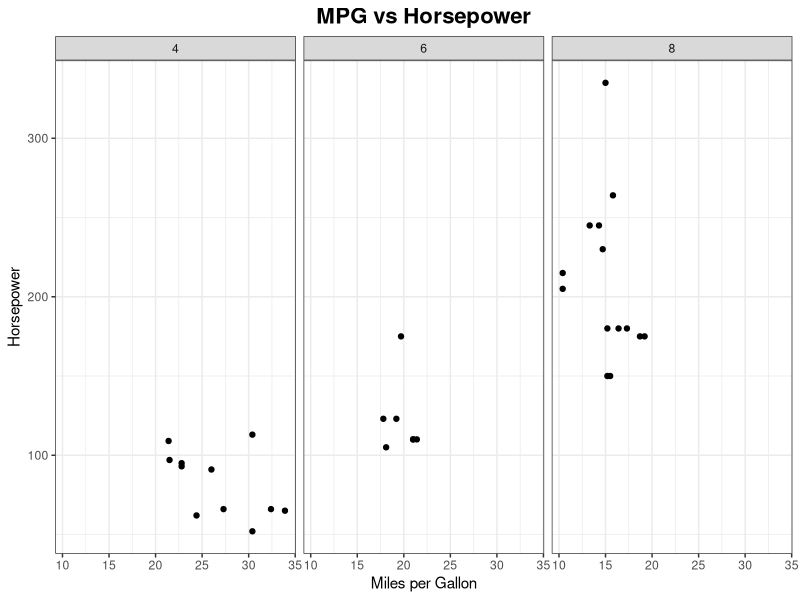
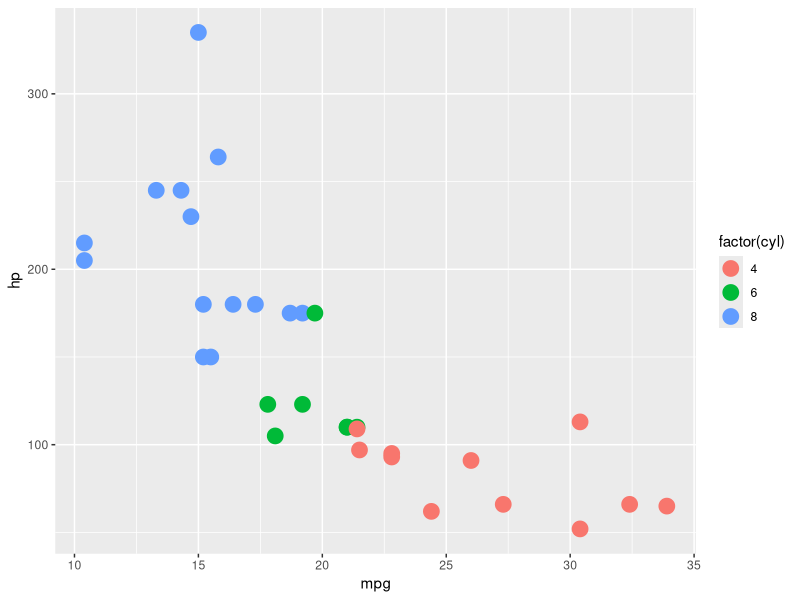
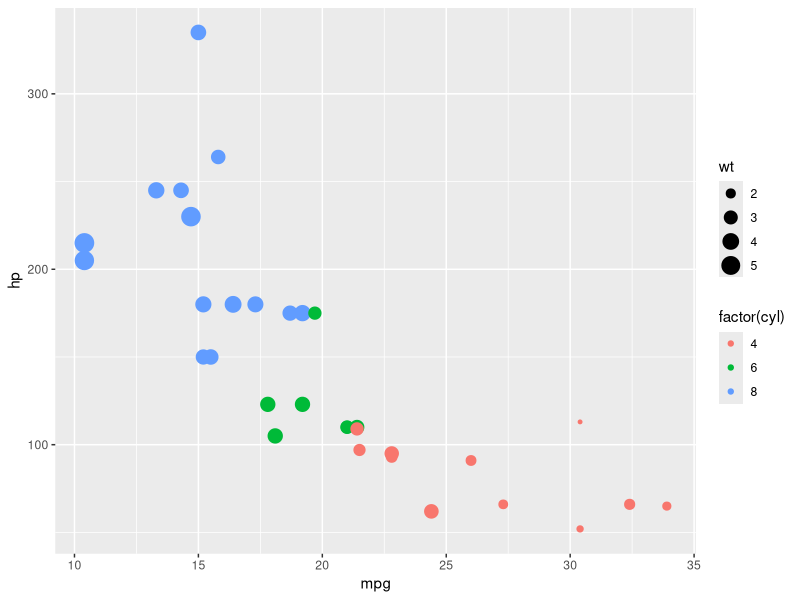
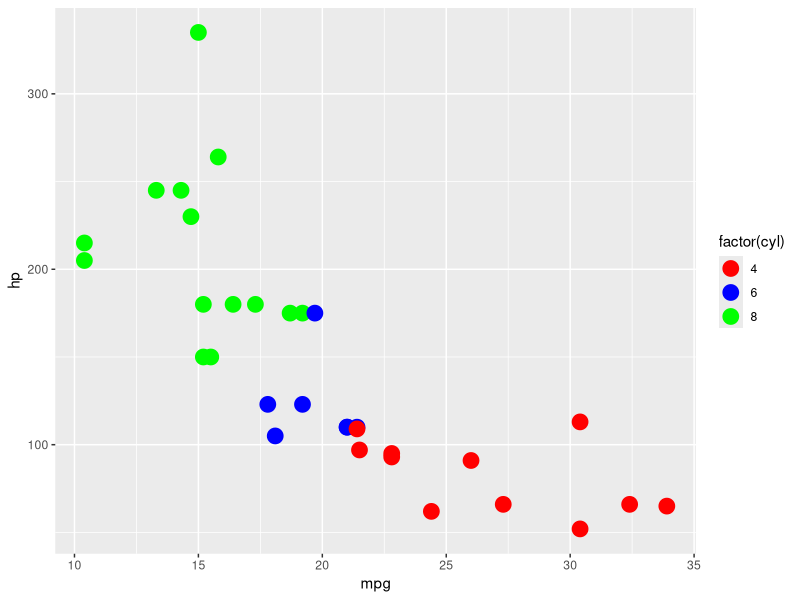
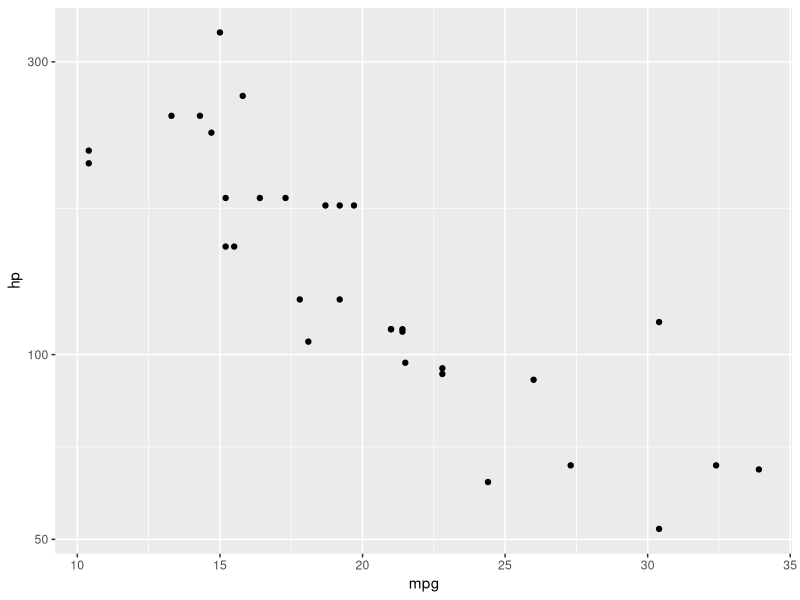
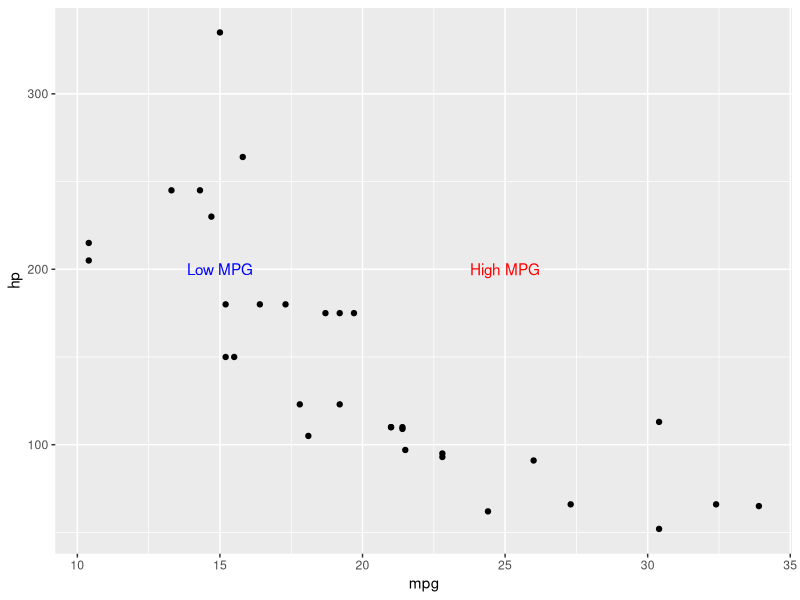
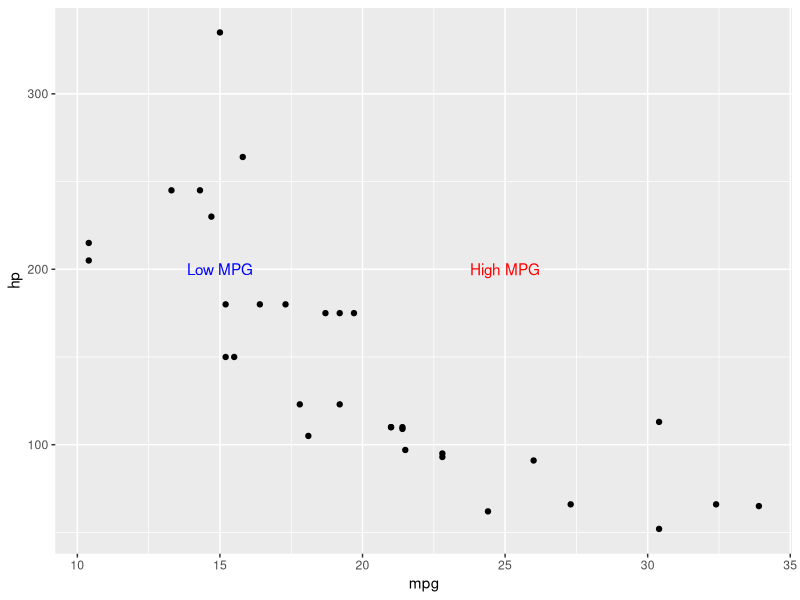

Write R code to recreate these figures, in order.
# Advanced Data Visualization with the ggplot2 Library



# 1. Introduction to ggplot2 ----------------------------------------------



# Load the ggplot2 library
library(ggplot2)

# Basic structure of a ggplot2 plot
ggplot(mtcars, aes(x = mpg, y = hp)) +
  geom_point() +



# 2. Customizing Plots ----------------------------------------------------


  
  # Add labels
  labs(
    title = "MPG vs Horsepower",
    x = "Miles per Gallon",
    y = "Horsepower"
  ) +
  # Change the theme
  theme_bw() +
  theme(
    plot.title = element_text(size = 16, face = "bold", hjust = 0.5)
  ) +




# 3. Faceting -------------------------------------------------------------



  facet_grid(cols = vars(cyl))



# 4. Customizing Aesthetics -----------------------------------------------



# Changing colors based on a factor or continuous variable.
ggplot(mtcars, aes(x = mpg, y = hp, color = factor(cyl))) + 
  geom_point(size = 5)

# Mapping variables to point size
ggplot(mtcars, aes(x = mpg, y = hp, size = wt, color = factor(cyl))) + 
  geom_point()



# 5. Using Scales ---------------------------------------------------------



# Adjusting the appearance of plot elements using scale_* functions.
ggplot(mtcars, aes(x = mpg, y = hp, color = factor(cyl))) + 
  geom_point(size = 5) + 
  scale_color_manual(values = c("red", "blue", "green"))

ggplot(mtcars, aes(x = mpg, y = hp)) + 
  geom_point() + 
  scale_y_log10()



# 6. Adding Annotations ---------------------------------------------------



ggplot(mtcars, aes(x = mpg, y = hp)) + 
  geom_point() + 
  annotate("text", x = 25, y = 200, label = "High MPG", color = "red") +
  annotate("text", x = 15, y = 200, label = "Low MPG", color = "blue")



# 7. Saving Plots ---------------------------------------------------------



ggsave("scatter_plot.png", plot = last_plot(), width = 8, height = 6)





